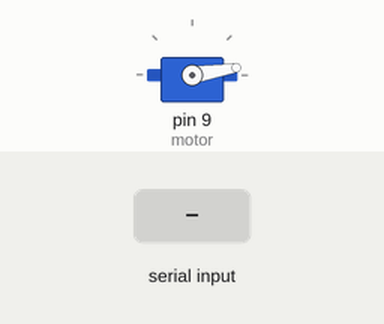
The sketch below on a simulated Arduino Uno, built with avr-gcc and run on an emulated ATmega328P. Shown: servo. Inputs (shaded band) come from the test bench. What the sketch prints to the serial monitor is not drawn.

Above: at 1.2 s.
1.3 s: "!" received over Serial
Timing chart, 0 to 4.3 s (numbered marks = the images above; inputs shaded):
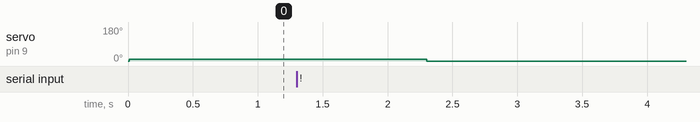

The sketch:

servo_serial.ino
```cpp
#include <Servo.h>

Servo motor;
int motorSpeed;
typedef struct {
  int action;
  int value;
} Instruction;
Instruction program[100];

String serial;

void setup() {
  // put your setup code here, to run once:
  Serial.begin(9600);
  motor.attach(9);
  motor.write(0);
}

void processSerial() {
  int start = 0, ind, count = 0;
  do {
    ind = serial.indexOf(' ', start);
    if(ind < 0) break;
    String action = serial.substring(start, ind);
    start = ind + 1;
    ind = serial.indexOf(',', start);
    if(ind < 0) break;
    String value = serial.substring(start, ind);
    start = ind + 1;

    Instruction &instruction = program[count];
    if(action.equals("speed")) {
      instruction.action = 0;
    } else if(action.equals("angle")) {
      instruction.action = 1;
    } else if(action.equals("delay")) {
      instruction.action = 2;
    }
    instruction.value = value.toInt();
    count++;
  } while(serial.charAt(start) != '!');
  program[count].value = -1;
  serial = "";
}

void loop() {
  // put your main code here, to run repeatedly:
  int count = 0, hasSerial = Serial.available();
  while(Serial.available() > 0) {
    serial += Serial.readString();
    if(serial.charAt(serial.length()-1) == '!') {
      Serial.println(serial);
      processSerial();
    }
  }

  int ind = 0;
  motorSpeed = 50;
  Instruction instruction = program[ind];
  while(instruction.value >= 0) {
    switch(instruction.action) {
      case 0: //set speed
        motorSpeed = instruction.value;
        break;
      case 1: //set angle
      {
        int prev = motor.read(), next = instruction.value;
        int dir = next > prev ? 1 : -1;
        for(int angle = prev; angle != next + dir; angle += dir) {
          motor.write(angle);
          delay(1000 / motorSpeed);
        }
        break;
      }
      case 2: //pause
        delay(instruction.value);
        break;
    }
    ind++;
    instruction = program[ind];
  }
  if(ind == 0) motor.write(0);
}
```

Measured:
- after the input at 1.3 s, servo on pin 9 (motor): 9° → 0° after 1.0 s
